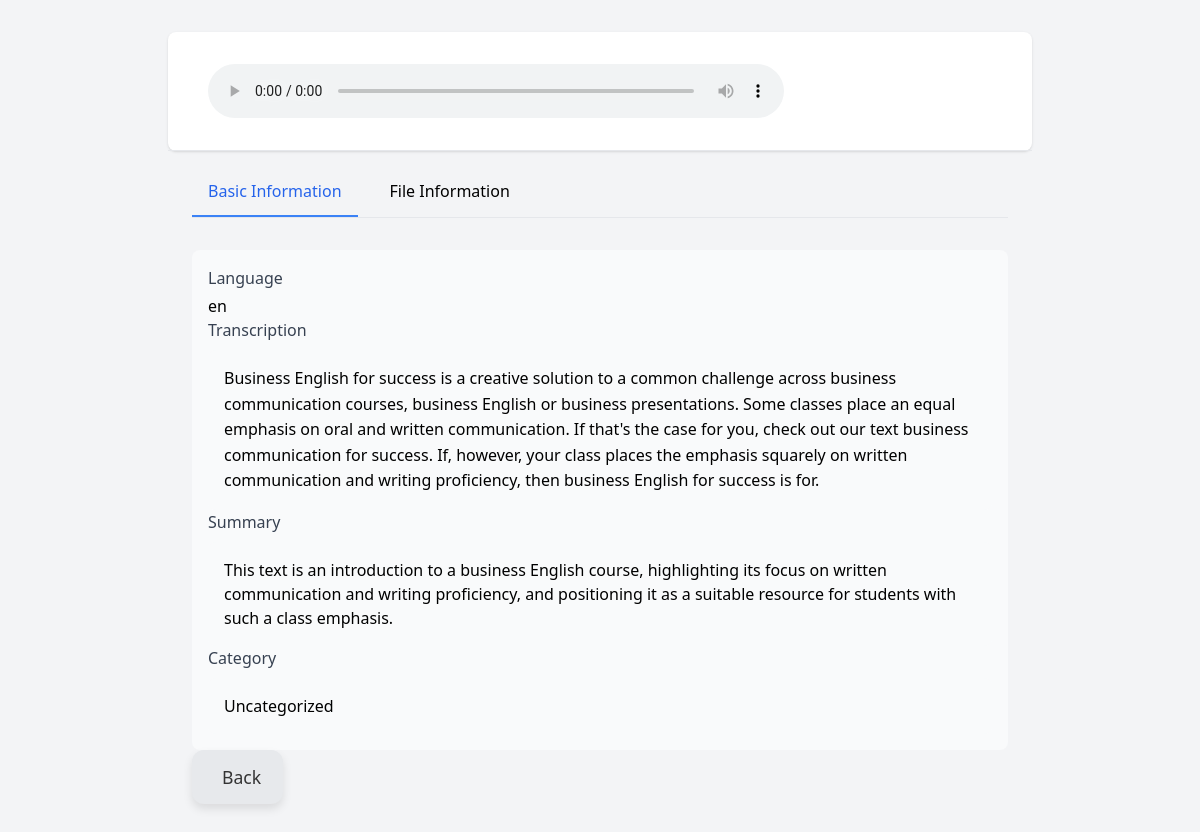
Page /audio_detail/35/ on the committed database.
### audio/models.py (models this page shows, shortened)
class AudioFile(models.Model):
    LANGUAGE_CHOICES = [
        ('uz', 'O\'zbek'),
        ('ru', 'Rus'),
        ('en', 'Ingliz'),
        ('kq', 'Qoraqalpoq'),
    ]
    FORMAT_CHOICES = [
        ('mp3', 'MP3'),
        ('wav', 'WAV'),
        ('m4a', 'M4A'),
    ]
    title = models.CharField(max_length=255, null=True, blank=True)
    audio_file = models.FileField(
        upload_to='audios/',
        null=True,
        blank=True,
        validators=[validate_audio_format]
    )
    file_format = models.CharField(
        max_length=3,
        choices=FORMAT_CHOICES,
        null=True,
        blank=True
    )
    language = models.CharField(choices=LANGUAGE_CHOICES, max_length=2)
    transcription = models.TextField(null=True, blank=True)
    summary = models.TextField(null=True, blank=True)
    category = models.ForeignKey(Category, null=True, blank=True, on_delete=models.SET_NULL)
    created_at = models.DateTimeField(auto_now_add=True)
    file_size = models.BigIntegerField(null=True, blank=True)
    processing_status = models.CharField(max_length=20, default='pending')
    error_message = models.TextField(null=True, blank=True)

### audio/views.py (the view, shortened to what this page needs)
# urls.py: path('audio_detail/<int:pk>/', AudioFileDetailView.as_view(), name='audio_detail'),
class AudioFileDetailView(DetailView):
    model = AudioFile
    template_name = 'audio/audio_detail.html'
    context_object_name = 'audio_file'
    def get_context_data(self, **kwargs):
        context = super().get_context_data(**kwargs)
        obj = self.get_object()
        context['file_format_display'] = self.file_format_display(obj)
        context['file_size_display'] = self.file_size_display(obj)
        context['formatted_transcription'] = self.formatted_transcription(obj)
        context['audio_player'] = self.audio_player(obj)
        context['duration_display'] = self.duration_display(obj)
        return context
    def file_format_display(self, obj):
        return '-'
    def file_size_display(self, obj):
        if obj.file_size:
            size = obj.file_size
            for unit in ['B', 'KB', 'MB', 'GB']:
                if size < 1024.0:
                    return f"{size:.1f} {unit}"
                size /= 1024.0
        return '-'
    def duration_display(self, obj):
        if hasattr(obj, 'duration') and obj.duration:
            minutes = int(obj.duration // 60)
            seconds = int(obj.duration % 60)
            return f"{minutes:02d}:{seconds:02d}"
        return '-'
    def formatted_transcription(self, obj):
        if not obj.transcription:
            return '-'
        try:
            transcript_data = json.loads(obj.transcription)
            formatted_text = []
            current_speaker = None
            for segment in transcript_data:
                timestamp = self.format_timestamp(segment.get('start_time', 0))
                speaker = segment.get('speaker', 'Speaker 1')
                text = segment.get('text', '').strip()
                if speaker != current_speaker:
                    formatted_text.append(
                        f'<div class="transcript-segment">'
                        f'<span class="timestamp">[{timestamp}]</span> '
                        f'<span class="speaker">{speaker}:</span> '
                        f'<span class="text">{text}</span>'
                        f'</div>'
                    )
                else:
                    formatted_text.append(
                        f'<div class="transcript-segment">'
                        f'<span class="timestamp">[{timestamp}]</span> '
                        f'<span class="text">{text}</span>'
                        f'</div>'
                    )
                current_speaker = speaker
            return mark_safe(
                '<div class="transcription-container">' +
                '\n'.join(formatted_text) +
                '</div>'
            )
        except json.JSONDecodeError:
            return mark_safe(f'<div class="transcription-container">{obj.transcription}</div>')
    def audio_player(self, obj):
        if obj.audio_file:
            return format_html(
                '<audio controls class="w-full max-w-xl">'
                '<source src="{}" type="audio/{}">'
                'Your browser does not support the audio element.'
                '</audio>',
                obj.audio_file.url,
                obj.file_format or 'mpeg'
            )
        return '-'

### audio/templates/audio/audio_detail.html (shortened to what this page needs)
<!DOCTYPE html>
<html lang="en">
<head>
    <script src="https://cdn.tailwindcss.com"></script>
</head>
<body class="bg-gray-100">
    <div class="container mx-auto px-4 py-8 max-w-4xl">
        <div class="bg-white shadow rounded-lg">
            <div class="border-b px-6 py-4">
                <div class="audio">
                        <div class="bg-gray-30 p-4 rounded-lg">
                            {{ audio_player|safe }}
                        </div>
                    </div>
                </div>
            </div>
            <div x-data="{ activeTab: 'basic' }" class="px-6 py-4">
                <div class="border-b mb-4">
                    <nav class="flex space-x-4" aria-label="Tabs">
                        <button
                            @click="activeTab = 'basic'"
                            :class="{'tab-button': true, 'active': activeTab === 'basic'}"
                            type="button">
                            Basic Information
                        </button>
                        <button
                            @click="activeTab = 'file'"
                            :class="{'tab-button': true, 'active': activeTab === 'file'}"
                            type="button">
                            File Information
                        </button>
                    </nav>
                </div>
                <div class="py-4">
                    <div x-show="activeTab === 'basic'" class="space-y-12">
                        <div class="bg-gray-50 p-4 rounded-lg">
                            <div>
                                <h3 class="font-medium text-gray-700 mb-1">Language</h3>
                                <p>{{ audio_file.language }}</p>
                            </div>
                            <div>
                            <h3 class="font-medium text-gray-700 mb-2">Transcription</h3>
                            <div class="bg-gray-50 p-4 rounded-lg max-h-96 overflow-y-auto">
                                {{ formatted_transcription|safe }}
                            </div>
                        </div>
                        <div>
                            <h3 class="font-medium text-gray-700 mb-2">Summary</h3>
                            <div class="bg-gray-50 p-4 rounded-lg">
                                {{ audio_file.summary|default:"No summary available" }}
                            </div>
                        </div>
                        <div>
                            <h3 class="font-medium text-gray-700 mb-2">Category</h3>
                            <div class="bg-gray-50 p-4 rounded-lg">
                                {{ audio_file.category|default:"Uncategorized" }}
                            </div>
                        </div>
                        </div>
                    </div>
                    <a href="/" class="btn w-100 btn-upload" style="
            display: inline-flex;
            align-items: center;
            justify-content: center;
            padding: 12px 20px;
            font-size: 1.1rem;
            font-weight: 500;
            color: #333;
            background-color: #e7e9ec;
            border: 2px solid transparent;
            border-radius: 12px;
            box-shadow: 0px 5px 10px rgba(0, 0, 0, 0.1);
            text-decoration: none;
            transition: all 0.3s ease;
        " onmouseover="this.style.backgroundColor='#d0d4db'; this.style.color='#000'; this.style.boxShadow='0px 8px 16px rgba(0, 0, 0, 0.2)'; this.style.transform='scale(1.03)'" onmouseout="this.style.backgroundColor='#e7e9ec'; this.style.color='#333'; this.style.boxShadow='0px 5px 10px rgba(0, 0, 0, 0.1)'; this.style.transform='scale(1)'">
             Back
        </a>
                </div>
            </div>
        </div>
</body>
</html>

### audio/templates/audio/audio_detail.html (style rules this page uses)
.transcription-container { line-height: 1.6; }
.tab-button { padding: 0.75rem 1rem; border-bottom: 2px solid transparent; font-weight: 500; cursor: pointer; }
.tab-button.active { border-bottom-color: #3b82f6; color: #2563eb; }

### rows in the picture
AudioFile: language "en", transcription "Business English for success is a creative solution to a common challenge across business communication courses, business English or business presentations. Some classes place an equal emphasis on oral and written communication. If that's the case for you, check out our text business communication for success. If, however, your class places the emphasis squarely on written communication and writing proficiency, then business English for success is for.", summary "This text is an introduction to a business English course, highlighting its focus on written communication and writing proficiency, and positioning it as a suitable resource for students with such a class emphasis.", category "Uncategorized"
